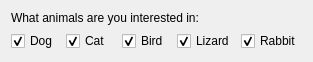
    <widget class="QWidget" name="layoutWidget">
     <property name="geometry">
      <rect>
       <x>100</x>
       <y>10</y>
       <width>313</width>
       <height>50</height>
      </rect>
     </property>
     <layout class="QVBoxLayout" name="verticalLayout_6">
      <item>
       <widget class="QLabel" name="label_13">
        <property name="text">
         <string>What animals are you interested in:</string>
        </property>
       </widget>
      </item>
      <item>
       <layout class="QHBoxLayout" name="horizontalLayout_28">
        <item>
         <widget class="QCheckBox" name="boxDog">
          <property name="text">
           <string>Dog</string>
          </property>
          <property name="checked">
           <bool>true</bool>
          </property>
         </widget>
        </item>
        <item>
         <widget class="QCheckBox" name="boxCat">
          <property name="text">
           <string>Cat</string>
          </property>
          <property name="checked">
           <bool>true</bool>
          </property>
         </widget>
        </item>
        <item>
         <widget class="QCheckBox" name="boxBird">
          <property name="text">
           <string>Bird</string>
          </property>
          <property name="checked">
           <bool>true</bool>
          </property>
         </widget>
        </item>
        <item>
         <widget class="QCheckBox" name="boxLizard">
          <property name="text">
           <string>Lizard</string>
          </property>
          <property name="checked">
           <bool>true</bool>
          </property>
         </widget>
        </item>
        <item>
         <widget class="QCheckBox" name="boxRabbit">
          <property name="text">
           <string>Rabbit</string>
          </property>
          <property name="checked">
           <bool>true</bool>
          </property>
         </widget>
        </item>
       </layout>
      </item>
     </layout>
    </widget>
